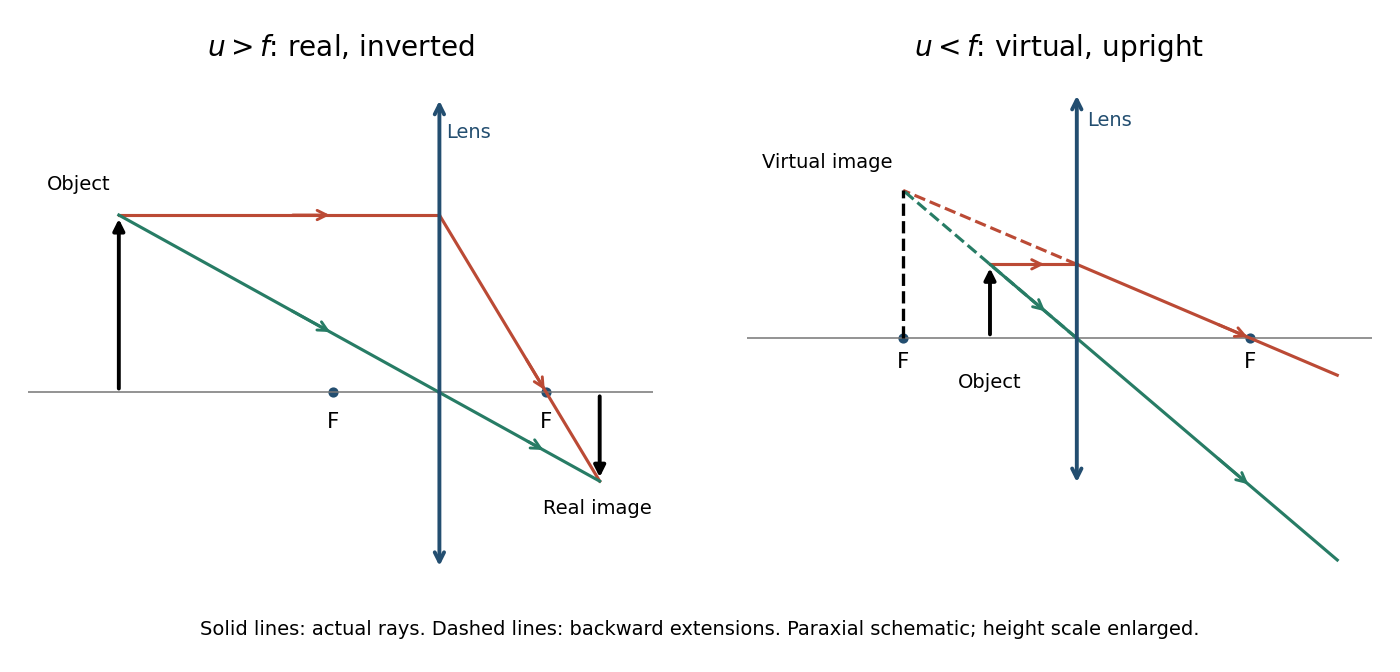

This chart was generated by the following Python code:
from pathlib import Path
import numpy as np
import matplotlib
matplotlib.use("Agg")
import matplotlib.pyplot as plt
from matplotlib.patches import Rectangle, Circle, Polygon
plt.rcParams.update({"font.size":12,"font.family":"DejaVu Sans","figure.facecolor":"white","axes.facecolor":"white","savefig.facecolor":"white"})

fig,axes=plt.subplots(1,2,figsize=(10,4.8))
def arrowline(ax,a,b,color,style="-"):
 ax.plot([a[0],b[0]],[a[1],b[1]],color=color,lw=1.6,ls=style)
 if style=="-":
  p=np.array(a);q=np.array(b);mid=p+.6*(q-p);delta=.07*(q-p);ax.annotate("",xy=mid+delta,xytext=mid-delta,arrowprops=dict(arrowstyle="->",color=color,lw=1.5))
for ax,virtual in zip(axes,[False,True]):
 f=2.;u=1. if virtual else 6.;h=.6 if virtual else 1.2;v=f*u/(u-f);hp=-v/u*h
 ax.axhline(0,color="#777777",lw=.8);ax.annotate("",xy=(0,2),xytext=(0,-1.2),arrowprops=dict(arrowstyle="<->",lw=2,color="#234e70"));ax.text(.12,1.72,"Lens",fontsize=10,color="#234e70")
 ax.annotate("",xy=(-u,h),xytext=(-u,0),arrowprops=dict(arrowstyle="-|>",lw=2,color="black"));ax.text(-u if virtual else -u-.15,-.4 if virtual else h+.17,"Object",ha="center" if virtual else "right",fontsize=10)
 for x in [-f,f]:ax.scatter(x,0,color="#234e70",s=18);ax.text(x,-.24,"F",ha="center",fontsize=11)
 arrowline(ax,(-u,h),(0,h),"#bb4a35");arrowline(ax,(-u,h),(0,0),"#277c65")
 end=3.0 if virtual else v
 arrowline(ax,(0,h),(end,h*(1-end/f)),"#bb4a35");arrowline(ax,(0,0),(end,-h*end/u),"#277c65")
 if virtual:
  arrowline(ax,(0,h),(v,hp),"#bb4a35","--");arrowline(ax,(0,0),(v,hp),"#277c65","--");ax.plot([v,v],[0,hp],color="black",ls="--",lw=1.7);ax.text(v-.12,hp+.18,"Virtual image",ha="right",fontsize=10);ax.set(xlim=(-3.8,3.4),ylim=(-2,2.2));ax.set_title(r"$u<f$: virtual, upright")
 else:
  ax.annotate("",xy=(v,hp),xytext=(v,0),arrowprops=dict(arrowstyle="-|>",lw=2,color="black"));ax.text(v-.05,hp-.22,"Real image",ha="center",fontsize=10);ax.set(xlim=(-7.7,4.0),ylim=(-1.3,2.2));ax.set_title(r"$u>f$: real, inverted")
 ax.set_xticks([]);ax.set_yticks([])
 for spine in ax.spines.values():spine.set_visible(False)
fig.text(.5,.055,"Solid lines: actual rays. Dashed lines: backward extensions. Paraxial schematic; height scale enlarged.",ha="center",fontsize=10)
fig.subplots_adjust(left=.02,right=.98,top=.9,bottom=.13,wspace=.15)

fig.savefig(Path.cwd()/Path(__file__).with_suffix(".png").name, dpi=140, facecolor="white", transparent=False)
plt.close(fig)
